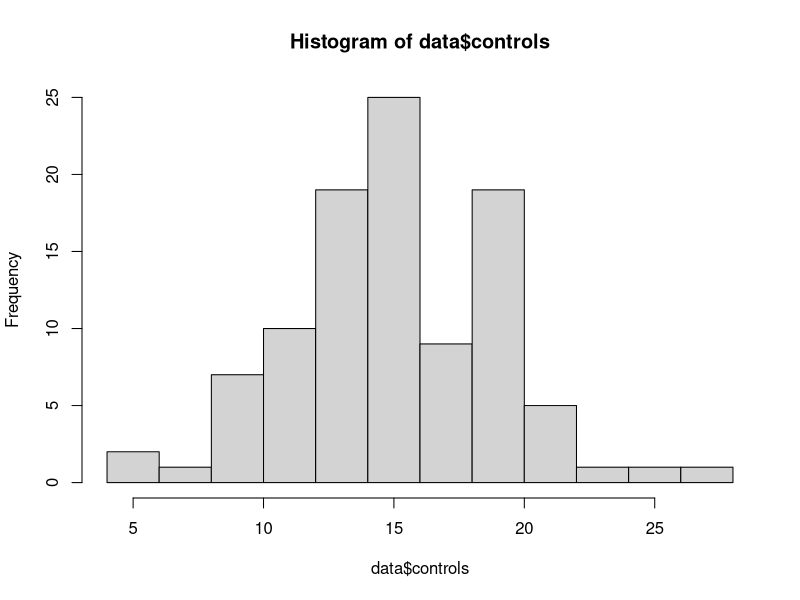
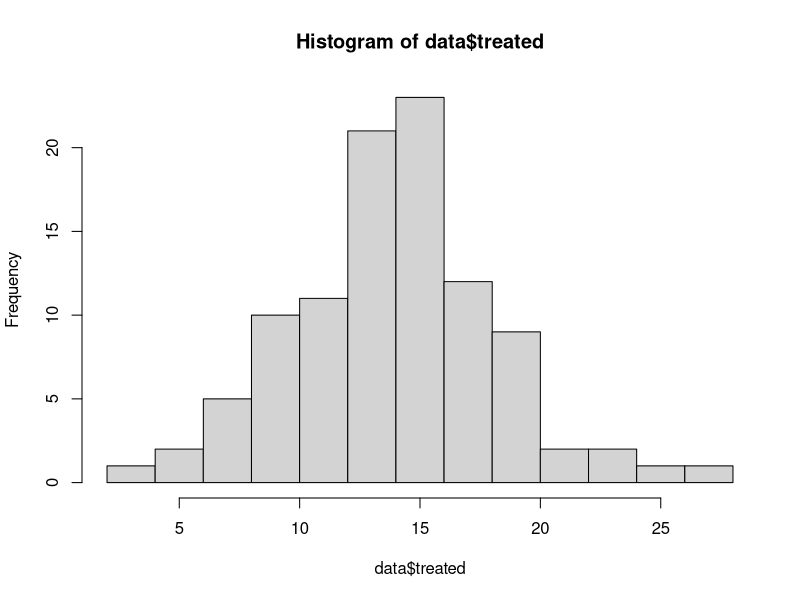
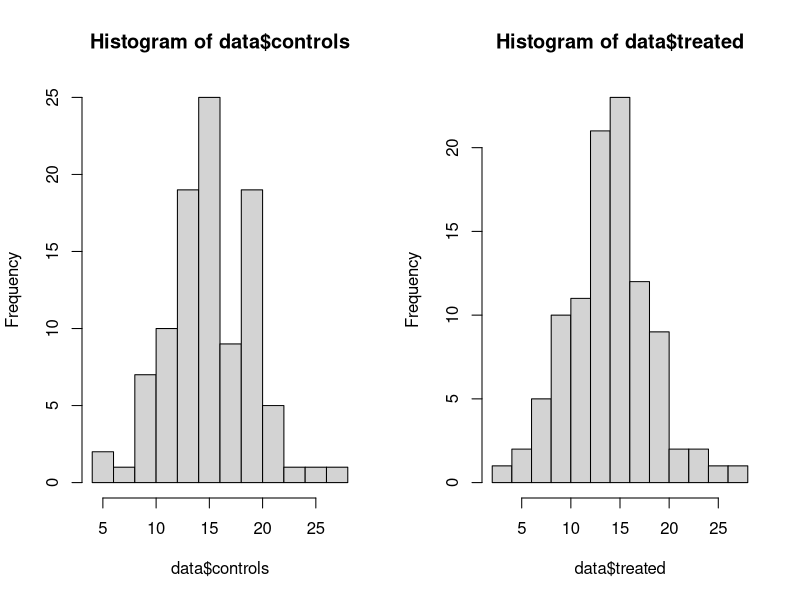
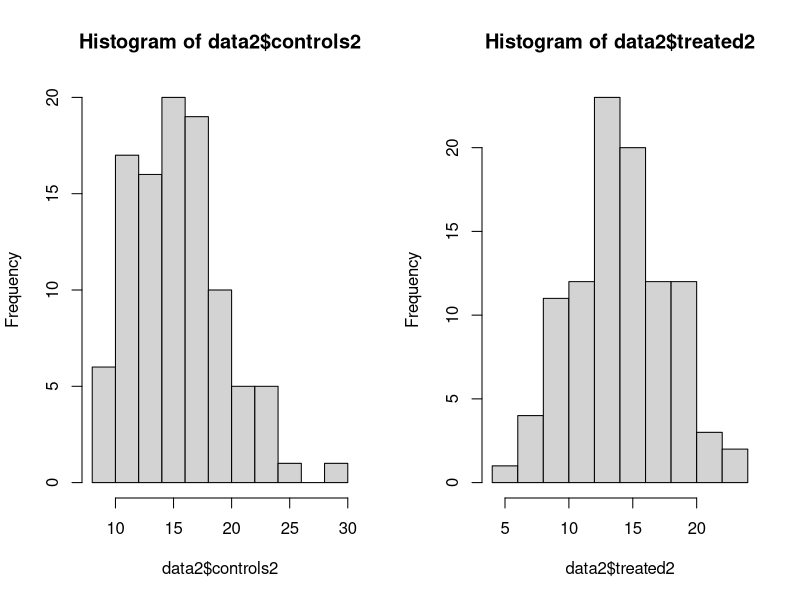
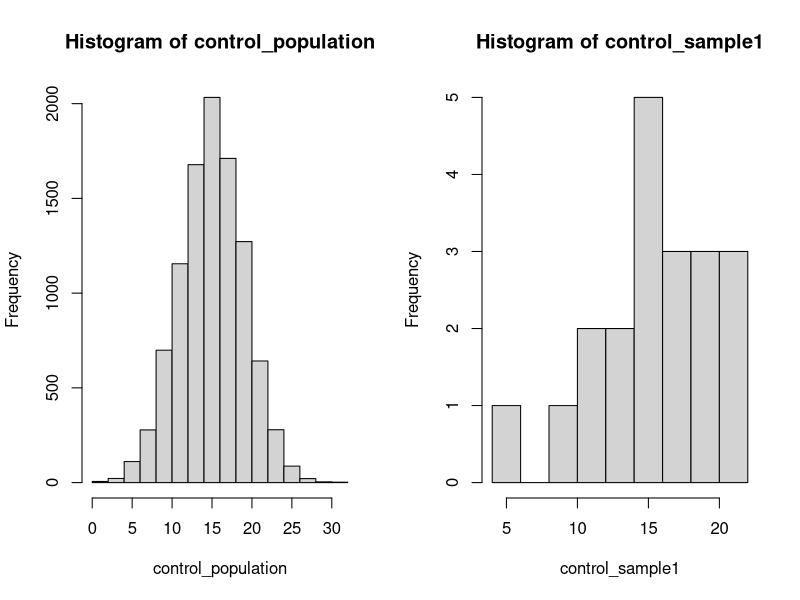
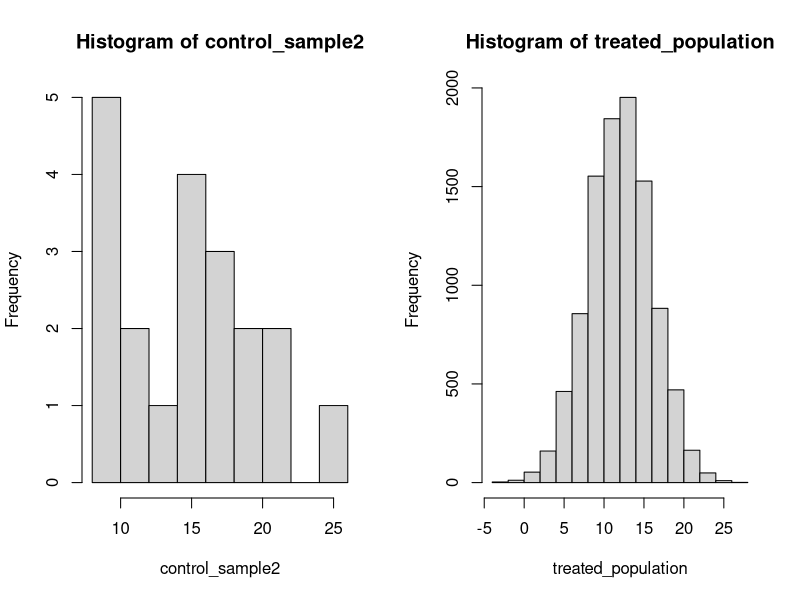
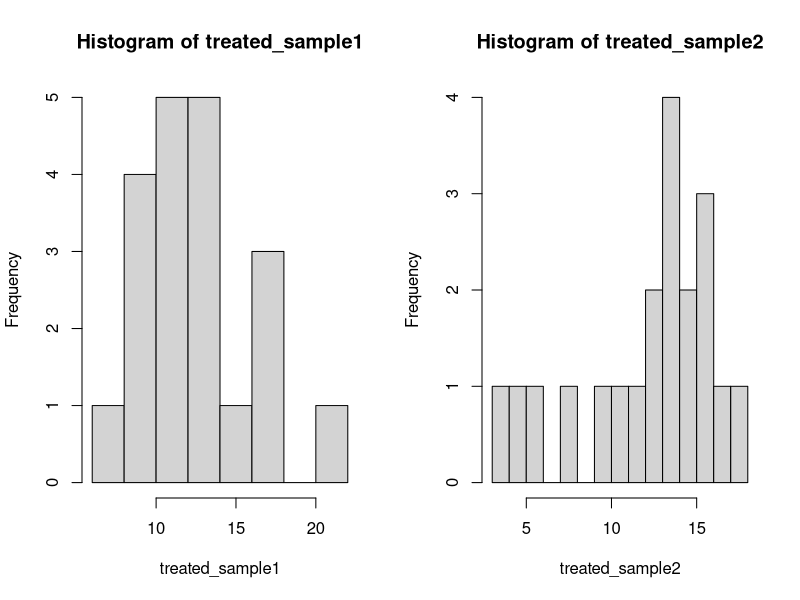
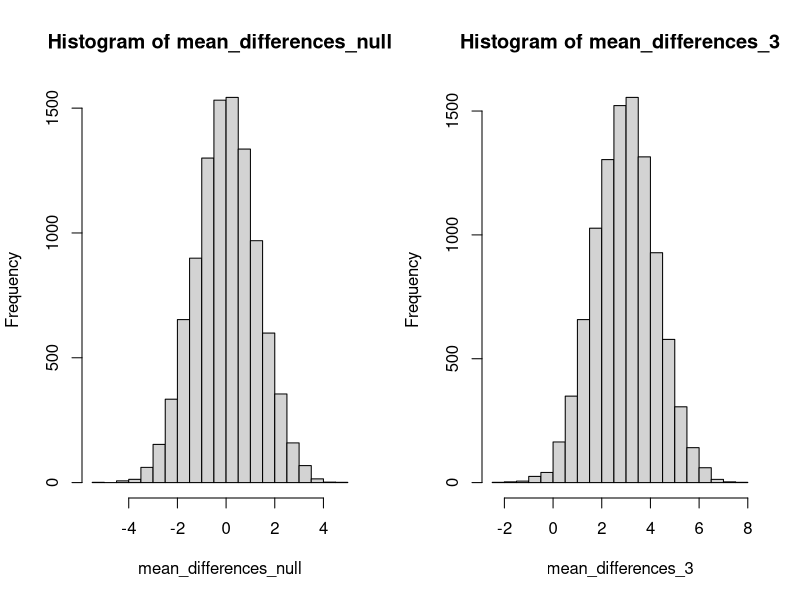

Write R code to recreate these figures, in order.
## ---- chunk 1
data <- read.csv('phq9_data.csv')
data
## ---- chunk 2
hist(data$controls, breaks=10)
## ---- chunk 3
hist(data$treated, breaks=10)
## ---- chunk 4
# Two plots side by side.
par(mfrow=c(1,2))
hist(data$controls, breaks=10)
hist(data$treated, breaks=10)
## ---- chunk 5
summary(data)
## ---- chunk 6
t.test(data$controls, data$treated)
## ---- chunk 7
data2 <- read.csv('phq9_data2.csv')
data2
## ---- chunk 8
# Two plots side by side.
par(mfrow=c(1,2))
hist(data2$controls2)
hist(data2$treated2)
## ---- chunk 9
summary(data2)
## ---- chunk 10
t.test(data2$controls2, data2$treated2)
## ---- chunk 11
control_population <- rnorm(10000, 15, 4)
hist(control_population)
## ---- chunk 12
control_sample1 <- sample(control_population, 20)
hist(control_sample1, breaks=10)
## ---- chunk 13
control_sample2 <- sample(control_population, 20)
hist(control_sample2, breaks=10)
## ---- chunk 14
mean(control_sample1)
mean(control_sample2)
## ---- chunk 15
treated_population <- rnorm(10000, 12, 4)
hist(treated_population)
## ---- chunk 16
treated_sample1 <- sample(treated_population, 20)
treated_sample2 <- sample(treated_population, 20)
par(mfrow=c(1, 2))
hist(treated_sample1, breaks=10)
hist(treated_sample2, breaks=10)
## ---- chunk 17
mean(treated_sample1)
mean(treated_sample2)
## ---- chunk 18
controls <- sample(control_population, 20)
## ---- chunk 19
treated <- sample(treated_population, 20)
## ---- chunk 20
mean_diff <- mean(controls) - mean(treated)
mean_diff
## ---- chunk 21
t.test(controls, treated)
## ---- chunk 22
# Testing for differences, when there is no population difference.
mean_differences_null <- numeric(10000)
p_values_null <- numeric(10000)
for (i in 1:10000) {  # Repeat stuff between {} 10000 times.
  # You've seen this above. We're just repeating it 10000 times.
  controls <- sample(control_population, 20)  # Sample from the control group.
  treated <- sample(control_population, 20)  # Another from the control group.
  # What is the difference between the sample means?
  mean_diff <- mean(controls) - mean(treated)
  # What does the t-test say?
  test_result <- t.test(controls, treated)
  # Store the results from this trial
  # Store the mean difference.
  mean_differences_null[i] <- mean_diff
  # Store the t-test p value.
  p_values_null[i] <- test_result$p.value
  # The } next says "go back to the { above, and repeat".
}
## ---- chunk 23
mean(mean_differences_null)
sd(mean_differences_null)
## ---- chunk 24
hist(mean_differences_null)
## ---- chunk 25
# Select just the mean differences where the p values was < 0.05
significant_diffs_null <- mean_differences_null[p_values_null < 0.05]
# How many of the differences were significant?
n_sig_null <- length(significant_diffs_null)
n_sig_null
## ---- chunk 26
n_sig_null / 10000
## ---- chunk 27
mean_differences_3 <- numeric(10000)
p_values_3 <- numeric(10000)
for (i in 1:10000) {  # Repeat stuff between {} 10000 times.
  # You've seen this above. We're just repeating it 10000 times.
  controls <- sample(control_population, 20)
  treated <- sample(treated_population, 20)
  mean_diff <- mean(controls) - mean(treated)
  test_result <- t.test(controls, treated)
  # Store the results from this trial
  mean_differences_3[i] <- mean_diff
  p_values_3[i] <- test_result$p.value
}
length(mean_differences_3)
## ---- chunk 28
hist(mean_differences_3)
## ---- chunk 29
mean(mean_differences_3)
sd(mean_differences_3)
## ---- chunk 30
# Select just the significant differences
significant_diffs_3 <- mean_differences_3[p_values_3 < 0.05]
length(significant_diffs_3)
## ---- chunk 31
# 10000 is the number of simulations.
p_sig_3 <- length(significant_diffs_3) / 10000 
p_sig_3
## ---- chunk 32
# Fancy plotting code.   Don't worry about this chunk.
md_hist <- hist(mean_differences_3, plot=FALSE)
p_hist <- hist(significant_diffs_3, breaks=md_hist$breaks, plot=FALSE)
# Make some color definitions for the plots
lt_blue <- rgb(173, 216, 230, max=255, alpha=80, names="lt.blue")
lt_pink <- rgb(255, 192, 203, max=255, alpha=80, names="lt.pink")
# All mean differences (significant or not).
plot(md_hist, col=lt_blue, main='All and significant mean differences')
# Just the differences where the p-value is "significant".
plot(p_hist, col=lt_pink, add=TRUE)
## ---- chunk 33
p_sig_3
## ---- chunk 34
# Chances that we will miss an effect when it is there in the population.
beta_3 <- 1 - p_sig_3
beta_3
## ---- chunk 35
mean_differences_10 <- numeric(10000)
p_values_10 <- numeric(10000)
for (i in 1:10000) {  # Repeat stuff between {} 10000 times.
  # You've seen this above. We're just repeating it 10000 times.
  controls <- sample(control_population, 10)  # Just 10 patients.
  treated <- sample(treated_population, 10)  # Just 10 patients
  mean_diff <- mean(controls) - mean(treated)
  test_result <- t.test(controls, treated)
  # Store the results from this trial
  mean_differences_10[i] <- mean_diff
  p_values_10[i] <- test_result$p.value
}
## ---- chunk 36
hist(mean_differences_10)
## ---- chunk 37
mean(mean_differences_10)
sd(mean_differences_10)
## ---- chunk 38
significant_diffs_10 <- mean_differences_10[p_values_10 < 0.05]
p_sig_10 <- length(significant_diffs_10) / 10000
p_sig_10
## ---- chunk 39
# Plotting again.
md_hist <- hist(mean_differences_10, plot=FALSE)
p_hist <- hist(significant_diffs_10, breaks=md_hist$breaks, plot=FALSE)
plot(md_hist, col=lt_blue, main='All and significant mean differences; n=10')
plot(p_hist, col=lt_pink, add=TRUE)
## ---- chunk 40
# Chance of missing
beta_n10 <- 1 - p_sig_10
beta_n10
## ---- chunk 41
controls <- sample(control_population, 20)
treated <- sample(treated_population, 20)
mean_diff <- mean(controls) - mean(treated)
mean_diff
## ---- chunk 42
mean(mean_differences_3)
## ---- chunk 43
# Mean of the differences, restricted to the experiments where the t-test was
# significant.
mean(significant_diffs_3)
## ---- chunk 44
0.99 * 0.08
